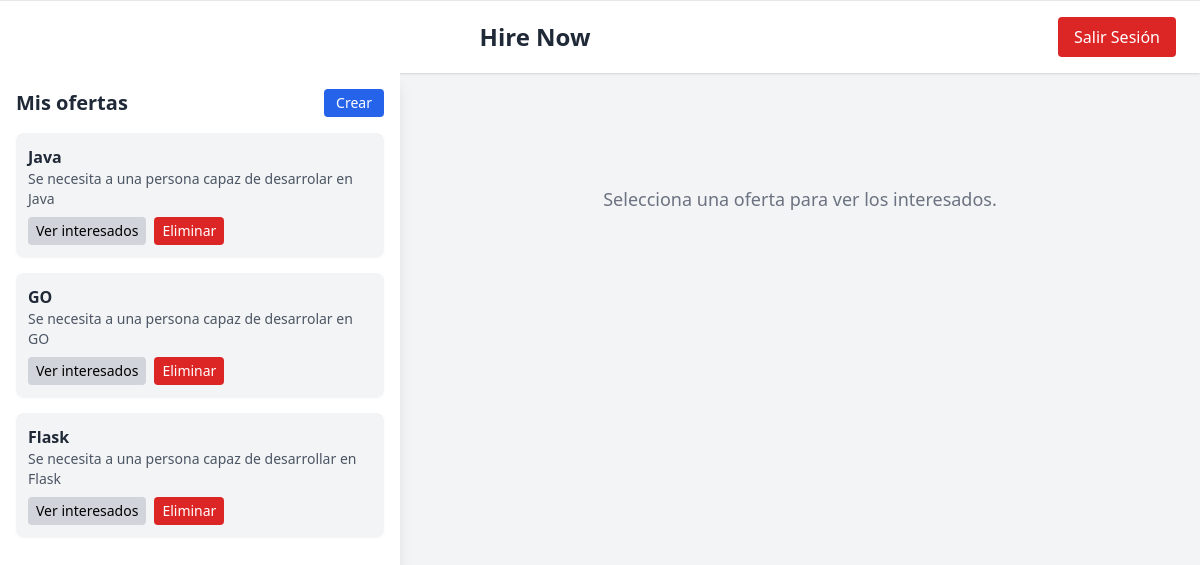
The page /home_company on the database its author committed.
### models.py (models this page shows)
class Posts(db.Model):
    __tablename__ = 'posts'
    id = db.Column(db.Integer, primary_key=True)
    title = db.Column(db.String(255), nullable=False)
    content = db.Column(db.Text, nullable=False)
    user_id = db.Column(db.Integer, db.ForeignKey('users.id'), nullable=False)
    skills = db.Column(db.Text, nullable=False)
    city = db.Column(db.Text, db.ForeignKey('cities.id'), nullable=False)

### hire_now/routes/company.py (the view)
@company_bp.route('/home_company')
def home():
    cities = Cities.query.all()
    posts = Posts.query.all()
    vacants = Applications.query.filter_by(status='pending').all()
    singled_list = SingledList()
    for vacant in vacants:
        singled_list.add({
            "user_id": vacant.user_id,
            "date": vacant.created_at
        })
    vacants_by_post = defaultdict(int)
    for vacant in vacants:
        vacants_by_post[vacant.post_id] += 1
    return render_template('company/home_empresa.html', cities = cities, posts = posts, vacants = vacants)

### templates/company/home_empresa.html (shortened to what this page needs)
<!DOCTYPE html>
<html lang="es">
<head>
    <script src="https://cdn.tailwindcss.com"></script>
</head>
<body class="bg-gray-100 min-h-screen">
    {% include 'navbar.html' %}
    <div class="flex h-[calc(100vh-72px)]">
        <div class="w-1/3 bg-white shadow-lg p-4 overflow-y-auto">
            <div class="flex justify-between items-center mb-4">
                <h2 class="text-xl font-semibold text-gray-800">Mis ofertas</h2>
                <button onclick="openModal()" class="bg-blue-600 text-white text-sm px-3 py-1 rounded hover:bg-blue-700">
                    Crear
                </button>
            </div>
            {% if posts %}
                <ul class="space-y-4">
                    {% for post in posts %}
                        {% set count = 0 %}
                        <li class="bg-gray-100 p-3 rounded-lg shadow-sm">
                            <div class="flex justify-between items-start">
                                <div class="flex-1">
                                    <h3 class="text-md font-bold text-gray-800">{{ post.title }}</h3>
                                    <p class="text-sm text-gray-600">{{ post.content }}</p>
                                </div>
                            </div>
                            <div class="mt-2 flex flex-wrap gap-2">
                                <button onclick="mostrarInteresados('{{ post.id }}')" class="bg-gray-300 text-sm px-2 py-1 rounded hover:bg-gray-400">
                                    Ver interesados
                                </button>
                                <form method="POST" action="{{ url_for('company_hire.delete_vacant', id=post.id) }}">
                                    <button type="submit" class="bg-red-600 text-white text-sm px-2 py-1 rounded hover:bg-red-700">
                                        Eliminar
                                    </button>
                                </form>
                            </div>
                        </li>
                    {% endfor %}
                </ul>
            {% else %}
                <p class="text-gray-600">Aún no has publicado ninguna oferta.</p>
            {% endif %}
        </div>
        <div class="flex-1 p-8 overflow-y-auto" id="detalle-oferta">
            <div class="text-gray-500 text-center mt-20">
                <p class="text-lg">Selecciona una oferta para ver los interesados.</p>
            </div>
        </div>
    </div>
</body>
</html>

### rows shown on the page
Posts: title "Java", content "Se necesita a una persona capaz de desarrolar en Java"
Posts: title "GO", content "Se necesita a una persona capaz de desarrolar en GO"
Posts: title "Flask", content "Se necesita a una persona capaz de desarrollar en Flask"
